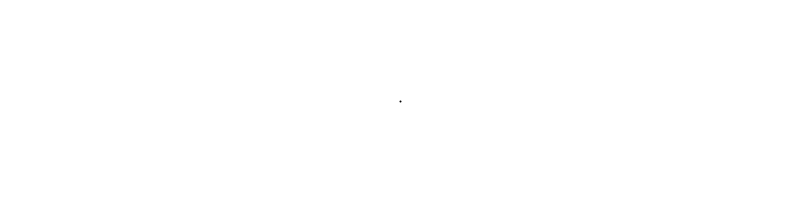
Frame 1 (no input)
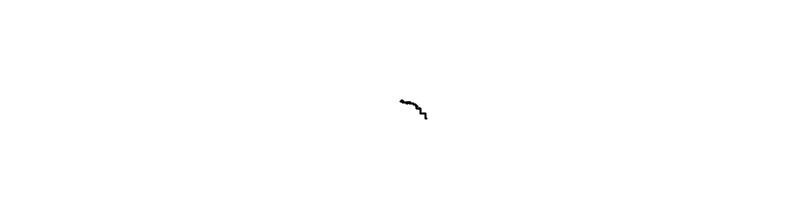
Frame 60 (the mouse pressed at the canvas centre just before this capture)
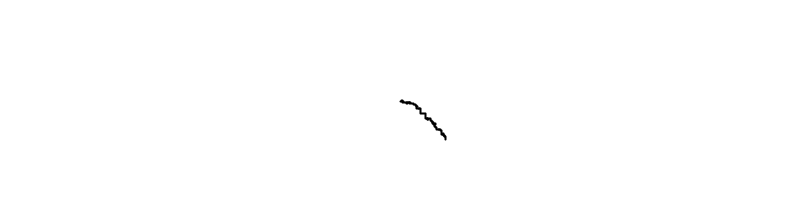
Frame 120 (the mouse held since frame 60 and released just before this capture)

The Processing sketch that drew these frames (run headless with seeded random() and noise(); from frame 60 on, the mouse is pressed at the canvas centre):

// Processing sketch: Exercise_I_1_WalkerTendsToDownRight
// ── Exercise_I_1_WalkerTendsToDownRight.pde
// The Nature of Code
// Daniel Shiffman
// http://natureofcode.com

Walker w;

void setup() {
  size(800,200);
  // Create a walker object
  w = new Walker();
  background(255);
}

void draw() {
  // Run the walker object
  w.step();
  w.render();
}



// ── Walker.pde
// The Nature of Code
// Daniel Shiffman
// http://natureofcode.com

// A random walker object!

class Walker {
  int x,y;

  Walker() {
    x = width/2;
    y = height/2;
  }

  void render() {
    stroke(0);
    strokeWeight(2);
    point(x,y);
  }

  // Randomly move up, down, left, right, or stay in one place
 void step() {
    
    float r = random(1);
    // A 40% of moving to the right!
    if (r < 0.4) {    
      x++;
    } else if (r < 0.5) {
      x--;
    } else if (r < 0.9) {
      y++;
    } else {
      y--;
    }
  
    x = constrain(x,0,width-1);
    y = constrain(y,0,height-1);
  }
}
